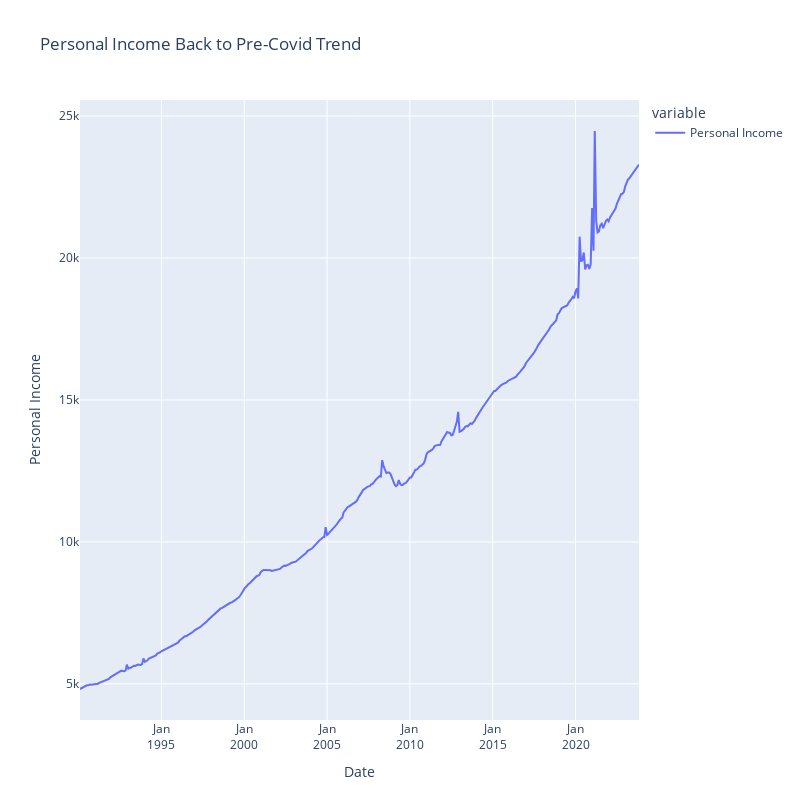

Write notebook code for a chart like this one.
### Code cell
personal_income.columns = ['Personal Income']
fig = px.line(personal_income['1990':].dropna().reset_index(), x="DATE", y=["Personal Income"],
              hover_data={"DATE": "|%B %d, %Y"},
              title='Personal Income Back to Pre-Covid Trend')
fig.update_xaxes(
    dtick="M1",
    tickmode= 'auto',
    tickformat= '%b\n%Y')

fig.update_layout(
    autosize=False,
    width=800,
    height=800,
    xaxis_title="Date", 
    yaxis_title="Personal Income"
)

### Figure 1 — Plotly figure (JSON) as saved in the notebook; plotly's stock layout.template omitted (floating-point values rounded to 4 significant figures; data arrays with more than 128 entries replaced by an {"elided": "..."} marker saying what was removed)
{"data": [{"hovertemplate": "variable=Personal Income<br>DATE=%{x|%B %d, %Y}<br>value=%{y}<extra></extra>", "legendgroup": "Personal Income", "line": {"color": "#636efa", "dash": "solid"}, "marker": {"symbol": "circle"}, "mode": "lines", "name": "Personal Income", "orientation": "v", "showlegend": true, "type": "scatter", "x": {"elided": "406 str values"}, "xaxis": "x", "y": {"elided": "406 float values"}, "yaxis": "y"}], "layout": {"autosize": false, "height": 800, "legend": {"title": {"text": "variable"}, "tracegroupgap": 0}, "title": {"text": "Personal Income Back to Pre-Covid Trend"}, "width": 800, "xaxis": {"anchor": "y", "domain": [0, 1], "dtick": "M1", "tickformat": "%b\n%Y", "tickmode": "auto", "title": {"text": "Date"}}, "yaxis": {"anchor": "x", "domain": [0, 1], "title": {"text": "Personal Income"}}}}
